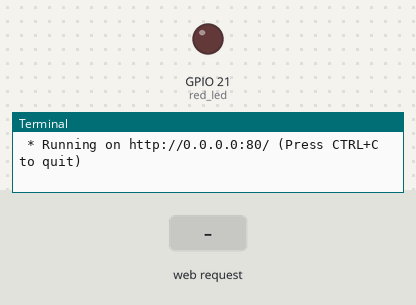
Bench run of a program on a simulated Raspberry Pi (BCM pin numbers). Parts: output pins drawn as LEDs (lit = HIGH), the last lines printed to the terminal. Inputs (shaded band) come from the test bench. The clock reads 2024-03-15 10:24:30 at power-on unless the program sets it.

Above: at 1.2 s.
1.3 s: HTTP request for /data received with the fields led=on
At 1.8 s:
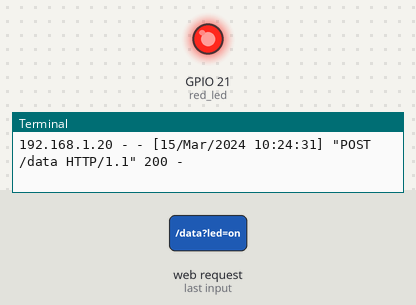
2.8 s: HTTP request for /data received with the fields led=off
At 4.2 s:
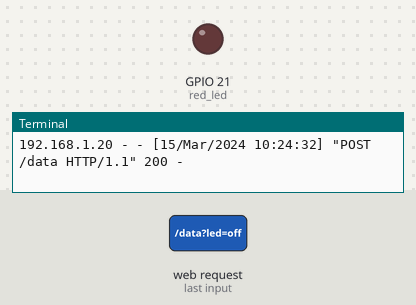
Timing chart, 0 to 5.8 s (numbered marks = the images above; inputs shaded):
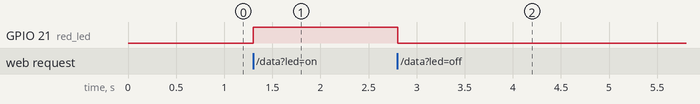

Measured:
- after the input at 1.3 s, GPIO 21 (red_led): LOW → HIGH at once
- after the input at 2.8 s, GPIO 21 (red_led): HIGH → LOW at once

The program:

main.py
```python
from flask import Flask, render_template, request  # Flask 웹 서버, HTML 렌더링, 폼 데이터 처리
from gpiozero import LED                           # 라즈베리파이 GPIO LED 제어용 클래스

app = Flask(__name__)
# Flask 애플리케이션 객체 생성
# __name__은 현재 실행 중인 파이썬 파일 이름을 의미하며,
# Flask가 템플릿 폴더나 정적 파일의 위치를 찾을 때 사용된다.

red_led = LED(21)
# GPIO 21번 핀에 연결된 LED 객체 생성
# 이후 red_led.on(), red_led.off()를 통해 LED를 켜고 끌 수 있다.


@app.route('/')
def home():
    # 사용자가 웹 브라우저에서 기본 주소('/')로 접속했을 때 실행되는 함수
    # 예: http://라즈베리파이IP/

    return render_template("index.html")
    # templates 폴더 안에 있는 index.html 파일을 사용자에게 보여준다.
    # 즉, 웹 페이지의 기본 화면을 브라우저에 출력하는 역할을 한다.


@app.route('/data', methods=['POST'])
def data():
    # 사용자가 웹 페이지에서 폼(form)을 제출했을 때 실행되는 함수
    # '/data' 주소로 POST 방식 요청이 들어오면 이 함수가 호출된다.

    data = request.form['led']
    # HTML form에서 name="led"인 입력값을 가져온다.
    # 예를 들어 버튼이나 입력값이 'on', 'off'라면 그 값을 읽어온다.

    if data == 'on':
        red_led.on()
        # 전달받은 값이 'on'이면 GPIO 21번 핀을 HIGH 상태로 만들어
        # 연결된 LED를 켠다.

    elif data == 'off':
        red_led.off()
        # 전달받은 값이 'off'이면 GPIO 21번 핀을 LOW 상태로 만들어
        # 연결된 LED를 끈다.

    return home()
    # LED 제어 후 다시 메인 페이지(index.html)를 보여준다.
    # 사용자는 LED 상태를 바꾼 뒤에도 같은 웹 화면으로 돌아오게 된다.


if __name__ == "__main__":
    # 현재 파일이 직접 실행된 경우에만 아래 코드를 수행한다.
    # 다른 파일에서 import된 경우에는 실행되지 않는다.

    app.run(host="0.0.0.0", port=80)
    # Flask 웹 서버 실행
    # host="0.0.0.0" → 같은 네트워크의 다른 장치에서도 접속 가능
    # port=80         → 기본 HTTP 포트로 웹 브라우저에서 접속 가능
```
